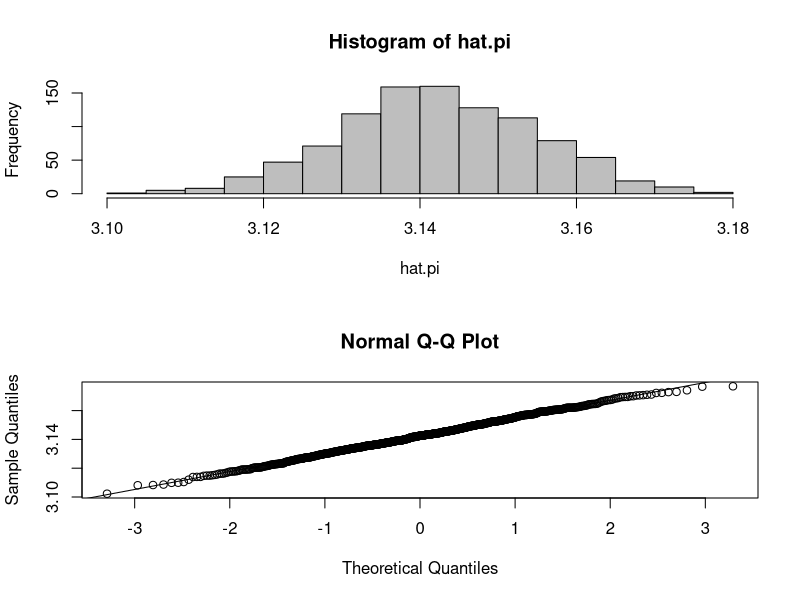

Source code (R):
rm(list = ls())

# 뷔퐁의 바늘실험(a, θ를 하나씩 비교)
Buffon.prob1 <- function(n, l, d) {
  if (l > d) stop('l is greater than d')
  
  K <- 0
  
  for (i in 1:n) if(runif(1, 0, d / 2) < 0.5 * l * sin(runif(1, 0, pi))) K <- K + 1
  
  cat('True prob. =', 2 * l / pi / d, '\n')
  cat('Estimated prob. via simulation =', K / n, '\n')
}

Buffon.prob1(100000, 3, 5)

# 뷔퐁의 바늘실험(a, θ를 n개 생성 후 한꺼번에 비교)
Buffon.prob2 <- function(n, l, d) {
  if (l > d) stop('l is greater than d')
  
  K <- sum(runif(n, 0, d / 2) < 0.5 * l * sin(runif(n, 0, pi)))
  
  cat('True prob. =', 2 * l / pi / d, '\n')
  cat('Estimated prob. via simulation =', K / n, '\n')
}

Buffon.prob2(100000, 3, 5)

# 두 함수의 실행시간 비교
system.time(Buffon.prob1(100000, 3, 5))
system.time(Buffon.prob2(100000, 3, 5))

# π의 분포
Buffon.prob2 <- function(n, l, d) {
  if (l > d) stop('l is greater than d')
  
  K <- sum(runif(n, 0, d / 2) < 0.5 * l * sin(runif(n, 0, pi)))
  K / n
  # cat('True prob. =', 2 * l / pi / d, '\n')
  # cat('Estimated prob. via simulation =', K / n, '\n')
}

dist.hat.pi <- function(n, l, d, r) {
  hat.pi <- rep(0, r)
  
  for (i in 1:r) hat.pi[i] <- 2 * l / Buffon.prob2(n, l, d) / d
  
  layout(c(1, 2))
  hist(hat.pi, col = 'gray')
  qqnorm(hat.pi); qqline(hat.pi)
  cat('hat.se :', sd(hat.pi))
}

dist.hat.pi(100000, 3, 5, 1000)